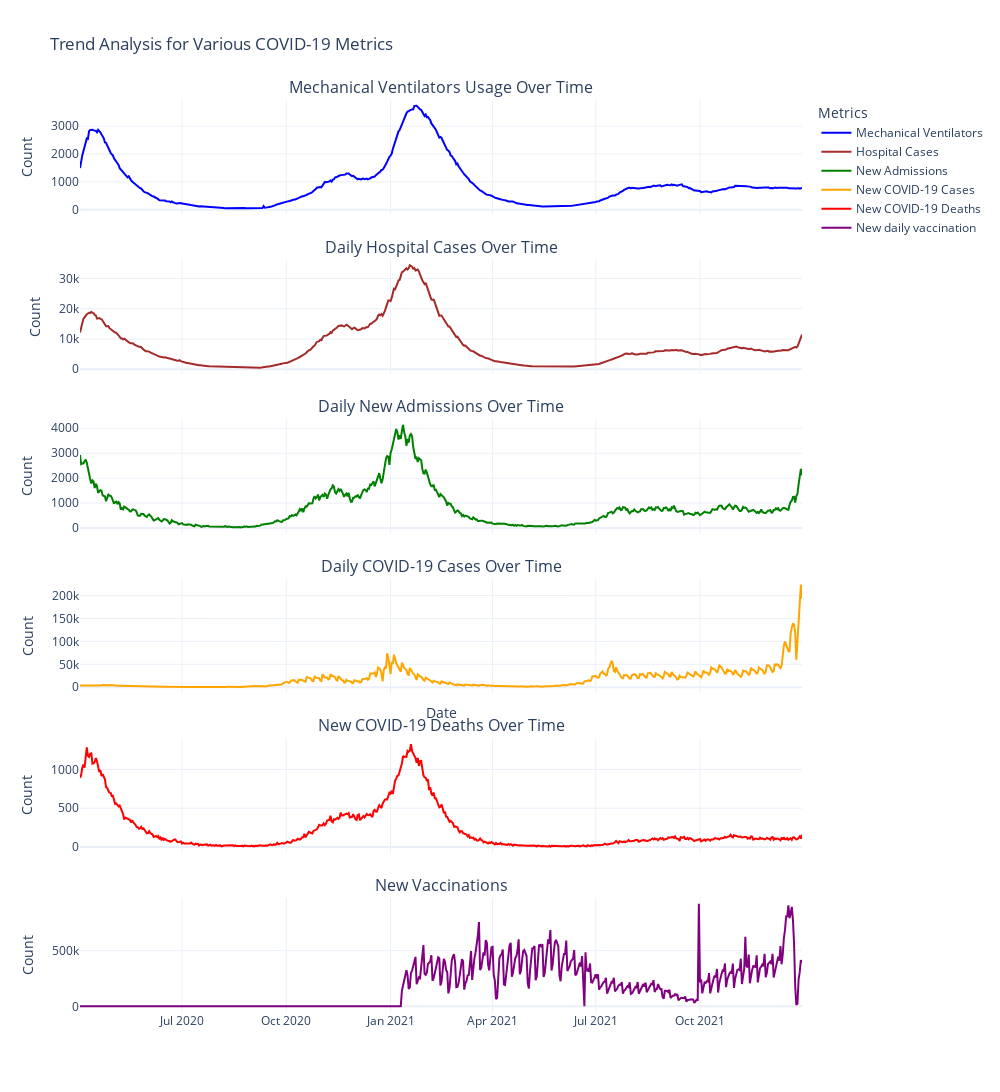

Here is the notebook cell this chart was saved with:
### Code cell
# Function to add traces. This improves readability and makes the code easier to modify.
def add_trace(fig, x_data, y_data, color, title, row):
    fig.add_trace(
        go.Scatter(
            x=x_data,
            y=y_data,
            mode='lines',
            line=dict(color=color, width=2),
            name=title,
            showlegend=True  # Set to True to show legends
        ),
        row=row, col=1
    )

# Create a subplot with 4 rows
fig_trend = make_subplots(
    rows=6, cols=1, 
    shared_xaxes=True, 
    vertical_spacing=0.05,  # Adjust spacing between plots
    subplot_titles=(
        'Mechanical Ventilators Usage Over Time',
        'Daily Hospital Cases Over Time', 
        'Daily New Admissions Over Time',
        'Daily COVID-19 Cases Over Time',
        'New COVID-19 Deaths Over Time',
        "New Vaccinations"
        
    )
)

# Data for plotting
data = [
    (data['Date'], data['MV Beds Occupied'], 'blue', 'Mechanical Ventilators', 1),
    (data['Date'], data['Hospital Cases'], 'brown', 'Hospital Cases', 2),
    (data['Date'], data['New Admissions'], 'green', 'New Admissions', 3),
    (data['Date'], data['New COVID-19 Cases'], 'orange', 'New COVID-19 Cases', 4),
    (data['Date'], data['New COVID-19 Deaths'], 'red', 'New COVID-19 Deaths', 5),
    (data["Date"], data["New Vaccinations"], "purple", "New daily vaccination", 6)
]

# Add data to the subplot
for item in data:
    add_trace(fig_trend, *item)

# Update the layout for better appearance
fig_trend.update_layout(
    height=1200, 
    width=1000,  # Increased width for a better view
    template="plotly_white",
    title_text="Trend Analysis for Various COVID-19 Metrics",
    legend_title_text='Metrics',  # Add legend title
    hovermode="x unified"  # Unified hovermode for better tooltip display
)

# Update xaxis properties
fig_trend.update_xaxes(title_text="Date", row=4, col=1)

# Update yaxis properties
fig_trend.update_yaxes(title_text="Count", row=1, col=1)
fig_trend.update_yaxes(title_text="Count", row=2, col=1)
fig_trend.update_yaxes(title_text="Count", row=3, col=1)
fig_trend.update_yaxes(title_text="Count", row=4, col=1)
fig_trend.update_yaxes(title_text="Count", row=5, col=1)
fig_trend.update_yaxes(title_text="Count", row=6, col=1)
fig_trend.show()

### Figure 1 — Plotly figure (JSON) as saved in the notebook; plotly's stock layout.template omitted (floating-point values rounded to 4 significant figures; data arrays with more than 128 entries replaced by an {"elided": "..."} marker saying what was removed)
{"data": [{"line": {"color": "blue", "width": 2}, "mode": "lines", "name": "Mechanical Ventilators", "showlegend": true, "type": "scatter", "x": {"elided": "638 str values"}, "xaxis": "x", "y": {"elided": "638 int values"}, "yaxis": "y"}, {"line": {"color": "brown", "width": 2}, "mode": "lines", "name": "Hospital Cases", "showlegend": true, "type": "scatter", "x": {"elided": "638 str values"}, "xaxis": "x2", "y": {"elided": "638 int values"}, "yaxis": "y2"}, {"line": {"color": "green", "width": 2}, "mode": "lines", "name": "New Admissions", "showlegend": true, "type": "scatter", "x": {"elided": "638 str values"}, "xaxis": "x3", "y": {"elided": "638 int values"}, "yaxis": "y3"}, {"line": {"color": "orange", "width": 2}, "mode": "lines", "name": "New COVID-19 Cases", "showlegend": true, "type": "scatter", "x": {"elided": "638 str values"}, "xaxis": "x4", "y": {"elided": "638 int values"}, "yaxis": "y4"}, {"line": {"color": "red", "width": 2}, "mode": "lines", "name": "New COVID-19 Deaths", "showlegend": true, "type": "scatter", "x": {"elided": "638 str values"}, "xaxis": "x5", "y": {"elided": "638 int values"}, "yaxis": "y5"}, {"line": {"color": "purple", "width": 2}, "mode": "lines", "name": "New daily vaccination", "showlegend": true, "type": "scatter", "x": {"elided": "638 str values"}, "xaxis": "x6", "y": {"elided": "638 int values"}, "yaxis": "y6"}], "layout": {"annotations": [{"font": {"size": 16}, "showarrow": false, "text": "Mechanical Ventilators Usage Over Time", "x": 0.5, "xanchor": "center", "xref": "paper", "y": 1, "yanchor": "bottom", "yref": "paper"}, {"font": {"size": 16}, "showarrow": false, "text": "Daily Hospital Cases Over Time", "x": 0.5, "xanchor": "center", "xref": "paper", "y": 0.825, "yanchor": "bottom", "yref": "paper"}, {"font": {"size": 16}, "showarrow": false, "text": "Daily New Admissions Over Time", "x": 0.5, "xanchor": "center", "xref": "paper", "y": 0.65, "yanchor": "bottom", "yref": "paper"}, {"font": {"size": 16}, "showarrow": false, "text": "Daily COVID-19 Cases Over Time", "x": 0.5, "xanchor": "center", "xref": "paper", "y": 0.475, "yanchor": "bottom", "yref": "paper"}, {"font": {"size": 16}, "showarrow": false, "text": "New COVID-19 Deaths Over Time", "x": 0.5, "xanchor": "center", "xref": "paper", "y": 0.3, "yanchor": "bottom", "yref": "paper"}, {"font": {"size": 16}, "showarrow": false, "text": "New Vaccinations", "x": 0.5, "xanchor": "center", "xref": "paper", "y": 0.125, "yanchor": "bottom", "yref": "paper"}], "height": 1200, "hovermode": "x unified", "legend": {"title": {"text": "Metrics"}}, "title": {"text": "Trend Analysis for Various COVID-19 Metrics"}, "width": 1000, "xaxis": {"anchor": "y", "domain": [0, 1], "matches": "x6", "showticklabels": false}, "xaxis2": {"anchor": "y2", "domain": [0, 1], "matches": "x6", "showticklabels": false}, "xaxis3": {"anchor": "y3", "domain": [0, 1], "matches": "x6", "showticklabels": false}, "xaxis4": {"anchor": "y4", "domain": [0, 1], "matches": "x6", "showticklabels": false, "title": {"text": "Date"}}, "xaxis5": {"anchor": "y5", "domain": [0, 1], "matches": "x6", "showticklabels": false}, "xaxis6": {"anchor": "y6", "domain": [0, 1]}, "yaxis": {"anchor": "x", "domain": [0.875, 1], "title": {"text": "Count"}}, "yaxis2": {"anchor": "x2", "domain": [0.7, 0.825], "title": {"text": "Count"}}, "yaxis3": {"anchor": "x3", "domain": [0.525, 0.65], "title": {"text": "Count"}}, "yaxis4": {"anchor": "x4", "domain": [0.35, 0.475], "title": {"text": "Count"}}, "yaxis5": {"anchor": "x5", "domain": [0.175, 0.3], "title": {"text": "Count"}}, "yaxis6": {"anchor": "x6", "domain": [0, 0.125], "title": {"text": "Count"}}}}
